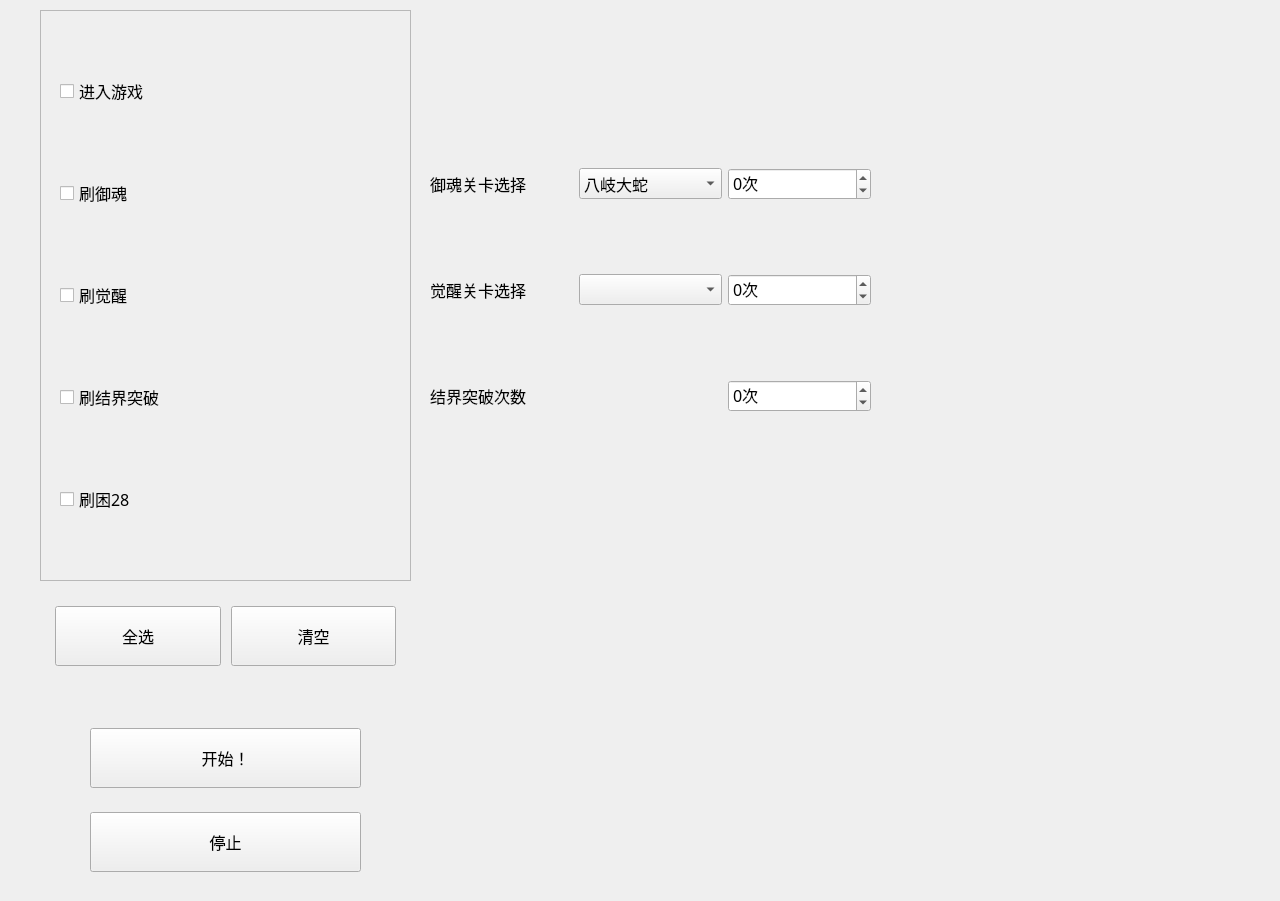
<?xml version="1.0" encoding="UTF-8"?>
<ui version="4.0">
 <class>MainWindow</class>
 <widget class="QMainWindow" name="MainWindow">
  <property name="geometry">
   <rect>
    <x>0</x>
    <y>0</y>
    <width>1280</width>
    <height>901</height>
   </rect>
  </property>
  <property name="sizePolicy">
   <sizepolicy hsizetype="Fixed" vsizetype="Fixed">
    <horstretch>0</horstretch>
    <verstretch>0</verstretch>
   </sizepolicy>
  </property>
  <property name="minimumSize">
   <size>
    <width>1280</width>
    <height>901</height>
   </size>
  </property>
  <property name="maximumSize">
   <size>
    <width>1280</width>
    <height>901</height>
   </size>
  </property>
  <property name="windowTitle">
   <string>Onmyoji Assistant</string>
  </property>
  <widget class="QWidget" name="centralwidget">
   <widget class="QFrame" name="frame">
    <property name="geometry">
     <rect>
      <x>40</x>
      <y>10</y>
      <width>371</width>
      <height>571</height>
     </rect>
    </property>
    <property name="font">
     <font>
      <family>SF Pro Regular</family>
      <pointsize>12</pointsize>
     </font>
    </property>
    <property name="frameShape">
     <enum>QFrame::StyledPanel</enum>
    </property>
    <property name="frameShadow">
     <enum>QFrame::Plain</enum>
    </property>
    <property name="lineWidth">
     <number>2</number>
    </property>
    <property name="midLineWidth">
     <number>2</number>
    </property>
    <widget class="QWidget" name="verticalLayoutWidget_2">
     <property name="geometry">
      <rect>
       <x>0</x>
       <y>0</y>
       <width>371</width>
       <height>571</height>
      </rect>
     </property>
     <property name="font">
      <font>
       <family>SF Pro Regular</family>
       <pointsize>12</pointsize>
      </font>
     </property>
     <layout class="QVBoxLayout" name="verticalLayout_2">
      <property name="spacing">
       <number>6</number>
      </property>
      <property name="leftMargin">
       <number>20</number>
      </property>
      <item>
       <widget class="QCheckBox" name="enter_game">
        <property name="font">
         <font>
          <family>SF Pro Regular</family>
          <pointsize>12</pointsize>
         </font>
        </property>
        <property name="text">
         <string>进入游戏</string>
        </property>
       </widget>
      </item>
      <item>
       <widget class="QCheckBox" name="soul">
        <property name="font">
         <font>
          <family>SF Pro Regular</family>
          <pointsize>12</pointsize>
         </font>
        </property>
        <property name="text">
         <string>刷御魂</string>
        </property>
       </widget>
      </item>
      <item>
       <widget class="QCheckBox" name="kirin">
        <property name="font">
         <font>
          <family>SF Pro Regular</family>
          <pointsize>12</pointsize>
         </font>
        </property>
        <property name="text">
         <string>刷觉醒</string>
        </property>
       </widget>
      </item>
      <item>
       <widget class="QCheckBox" name="realm">
        <property name="font">
         <font>
          <family>SF Pro Regular</family>
          <pointsize>12</pointsize>
         </font>
        </property>
        <property name="text">
         <string>刷结界突破</string>
        </property>
       </widget>
      </item>
      <item>
       <widget class="QCheckBox" name="exp">
        <property name="font">
         <font>
          <family>SF Pro Regular</family>
          <pointsize>12</pointsize>
         </font>
        </property>
        <property name="text">
         <string>刷困28</string>
        </property>
       </widget>
      </item>
     </layout>
    </widget>
   </widget>
   <widget class="QWidget" name="gridLayoutWidget">
    <property name="geometry">
     <rect>
      <x>420</x>
      <y>100</y>
      <width>461</width>
      <height>381</height>
     </rect>
    </property>
    <property name="font">
     <font>
      <family>SF Pro Regular</family>
      <pointsize>12</pointsize>
     </font>
    </property>
    <layout class="QGridLayout" name="gridLayout">
     <property name="leftMargin">
      <number>10</number>
     </property>
     <property name="rightMargin">
      <number>10</number>
     </property>
     <item row="0" column="0">
      <widget class="QLabel" name="label_2">
       <property name="font">
        <font>
         <family>SF Pro Regular</family>
         <pointsize>12</pointsize>
        </font>
       </property>
       <property name="text">
        <string>御魂关卡选择</string>
       </property>
      </widget>
     </item>
     <item row="0" column="2">
      <widget class="QSpinBox" name="soul_count">
       <property name="font">
        <font>
         <family>SF Pro Regular</family>
         <pointsize>12</pointsize>
        </font>
       </property>
       <property name="toolTip">
        <string>无限刷输入-1</string>
       </property>
       <property name="suffix">
        <string>次</string>
       </property>
       <property name="minimum">
        <number>-1</number>
       </property>
      </widget>
     </item>
     <item row="1" column="1">
      <widget class="QComboBox" name="kirin_select">
       <property name="font">
        <font>
         <family>SF Pro Regular</family>
         <pointsize>12</pointsize>
        </font>
       </property>
       <property name="editable">
        <bool>false</bool>
       </property>
       <property name="currentIndex">
        <number>-1</number>
       </property>
       <property name="sizeAdjustPolicy">
        <enum>QComboBox::AdjustToContentsOnFirstShow</enum>
       </property>
       <item>
        <property name="text">
         <string>火</string>
        </property>
       </item>
       <item>
        <property name="text">
         <string>风</string>
        </property>
       </item>
       <item>
        <property name="text">
         <string>水</string>
        </property>
       </item>
       <item>
        <property name="text">
         <string>雷</string>
        </property>
       </item>
      </widget>
     </item>
     <item row="1" column="0">
      <widget class="QLabel" name="label_3">
       <property name="font">
        <font>
         <family>SF Pro Regular</family>
         <pointsize>12</pointsize>
        </font>
       </property>
       <property name="text">
        <string>觉醒关卡选择</string>
       </property>
      </widget>
     </item>
     <item row="1" column="2">
      <widget class="QSpinBox" name="kirin_count">
       <property name="font">
        <font>
         <family>SF Pro Regular</family>
         <pointsize>12</pointsize>
        </font>
       </property>
       <property name="toolTip">
        <string>无限刷输入-1</string>
       </property>
       <property name="suffix">
        <string>次</string>
       </property>
       <property name="minimum">
        <number>-1</number>
       </property>
      </widget>
     </item>
     <item row="0" column="1">
      <widget class="QComboBox" name="soul_select">
       <property name="font">
        <font>
         <family>SF Pro Regular</family>
         <pointsize>12</pointsize>
        </font>
       </property>
       <property name="editable">
        <bool>false</bool>
       </property>
       <property name="sizeAdjustPolicy">
        <enum>QComboBox::AdjustToContentsOnFirstShow</enum>
       </property>
       <item>
        <property name="text">
         <string>八岐大蛇</string>
        </property>
       </item>
       <item>
        <property name="text">
         <string>业原火</string>
        </property>
       </item>
       <item>
        <property name="text">
         <string>日轮之陨</string>
        </property>
       </item>
       <item>
        <property name="text">
         <string>永生之海</string>
        </property>
       </item>
      </widget>
     </item>
     <item row="2" column="0">
      <widget class="QLabel" name="label_4">
       <property name="font">
        <font>
         <family>SF Pro Regular</family>
         <pointsize>12</pointsize>
        </font>
       </property>
       <property name="text">
        <string>结界突破次数</string>
       </property>
      </widget>
     </item>
     <item row="2" column="2">
      <widget class="QSpinBox" name="realm_count">
       <property name="font">
        <font>
         <family>SF Pro Regular</family>
         <pointsize>12</pointsize>
        </font>
       </property>
       <property name="toolTip">
        <string>无限刷输入-1</string>
       </property>
       <property name="suffix">
        <string>次</string>
       </property>
       <property name="minimum">
        <number>-1</number>
       </property>
      </widget>
     </item>
    </layout>
   </widget>
   <widget class="QWidget" name="verticalLayoutWidget">
    <property name="geometry">
     <rect>
      <x>40</x>
      <y>690</y>
      <width>371</width>
      <height>221</height>
     </rect>
    </property>
    <property name="font">
     <font>
      <family>SF Pro Regular</family>
      <pointsize>12</pointsize>
     </font>
    </property>
    <layout class="QVBoxLayout" name="verticalLayout">
     <property name="sizeConstraint">
      <enum>QLayout::SetDefaultConstraint</enum>
     </property>
     <property name="leftMargin">
      <number>50</number>
     </property>
     <property name="topMargin">
      <number>20</number>
     </property>
     <property name="rightMargin">
      <number>50</number>
     </property>
     <property name="bottomMargin">
      <number>20</number>
     </property>
     <item>
      <widget class="QPushButton" name="start">
       <property name="maximumSize">
        <size>
         <width>16777215</width>
         <height>60</height>
        </size>
       </property>
       <property name="font">
        <font>
         <family>SF Pro Regular</family>
         <pointsize>12</pointsize>
        </font>
       </property>
       <property name="text">
        <string>开始！</string>
       </property>
      </widget>
     </item>
     <item>
      <widget class="QPushButton" name="stop">
       <property name="maximumSize">
        <size>
         <width>16777215</width>
         <height>60</height>
        </size>
       </property>
       <property name="font">
        <font>
         <family>SF Pro Regular</family>
         <pointsize>12</pointsize>
        </font>
       </property>
       <property name="text">
        <string>停止</string>
       </property>
      </widget>
     </item>
    </layout>
   </widget>
   <widget class="QWidget" name="horizontalLayoutWidget">
    <property name="geometry">
     <rect>
      <x>40</x>
      <y>580</y>
      <width>371</width>
      <height>113</height>
     </rect>
    </property>
    <property name="font">
     <font>
      <family>SF Pro Regular</family>
      <pointsize>12</pointsize>
     </font>
    </property>
    <layout class="QHBoxLayout" name="horizontalLayout">
     <property name="spacing">
      <number>10</number>
     </property>
     <property name="leftMargin">
      <number>15</number>
     </property>
     <property name="rightMargin">
      <number>15</number>
     </property>
     <item>
      <widget class="QPushButton" name="select_all">
       <property name="sizePolicy">
        <sizepolicy hsizetype="Minimum" vsizetype="Preferred">
         <horstretch>0</horstretch>
         <verstretch>0</verstretch>
        </sizepolicy>
       </property>
       <property name="maximumSize">
        <size>
         <width>16777215</width>
         <height>60</height>
        </size>
       </property>
       <property name="font">
        <font>
         <family>SF Pro Regular</family>
         <pointsize>12</pointsize>
        </font>
       </property>
       <property name="text">
        <string>全选</string>
       </property>
      </widget>
     </item>
     <item>
      <widget class="QPushButton" name="clear_all">
       <property name="sizePolicy">
        <sizepolicy hsizetype="Minimum" vsizetype="Preferred">
         <horstretch>0</horstretch>
         <verstretch>0</verstretch>
        </sizepolicy>
       </property>
       <property name="maximumSize">
        <size>
         <width>16777215</width>
         <height>60</height>
        </size>
       </property>
       <property name="font">
        <font>
         <family>SF Pro Regular</family>
         <pointsize>12</pointsize>
        </font>
       </property>
       <property name="text">
        <string>清空</string>
       </property>
      </widget>
     </item>
    </layout>
   </widget>
   <widget class="QPlainTextEdit" name="logger">
    <property name="geometry">
     <rect>
      <x>900</x>
      <y>0</y>
      <width>381</width>
      <height>901</height>
     </rect>
    </property>
    <property name="font">
     <font>
      <family>SF Pro Regular</family>
      <pointsize>10</pointsize>
     </font>
    </property>
    <property name="autoFillBackground">
     <bool>false</bool>
    </property>
    <property name="styleSheet">
     <string notr="true">background-color: rgba(255, 255, 255, 0);</string>
    </property>
    <property name="frameShape">
     <enum>QFrame::NoFrame</enum>
    </property>
    <property name="frameShadow">
     <enum>QFrame::Plain</enum>
    </property>
    <property name="documentTitle">
     <string/>
    </property>
    <property name="readOnly">
     <bool>false</bool>
    </property>
    <property name="backgroundVisible">
     <bool>true</bool>
    </property>
   </widget>
  </widget>
 </widget>
 <resources/>
 <connections/>
</ui>
